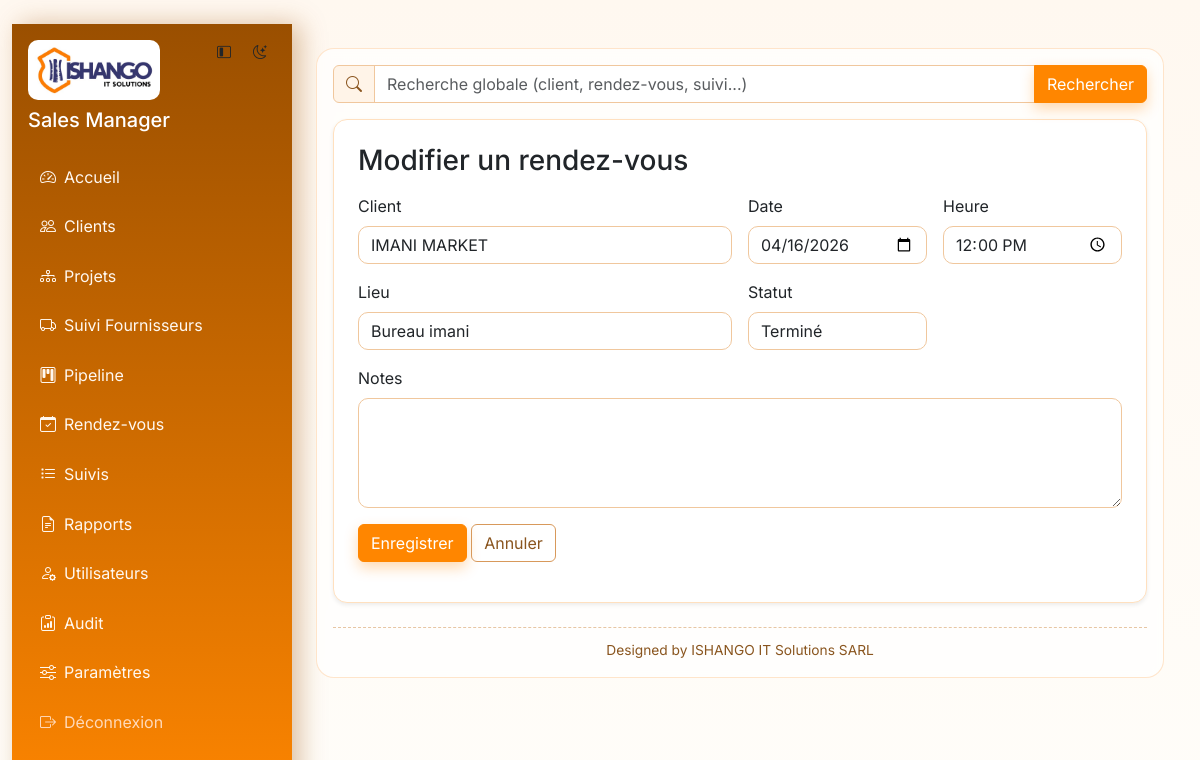
/appointments/9/edit (signed in), run on the app's committed database.
### tables this page shows
CREATE TABLE app_settings (

            key TEXT PRIMARY KEY,

            value TEXT NOT NULL

        );

CREATE TABLE appointments (
            id INTEGER PRIMARY KEY AUTOINCREMENT,
            client_id INTEGER NOT NULL,
            date TEXT NOT NULL,
            time TEXT NOT NULL,
            location TEXT,
            notes TEXT,
            status TEXT NOT NULL DEFAULT 'pending',
            created_at TEXT DEFAULT CURRENT_TIMESTAMP,
            FOREIGN KEY(client_id) REFERENCES clients(id) ON DELETE CASCADE
        );

CREATE TABLE clients (
            id INTEGER PRIMARY KEY AUTOINCREMENT,
            name TEXT NOT NULL,
            company TEXT,
            phone TEXT,
            email TEXT,
            notes TEXT,
            created_at TEXT DEFAULT CURRENT_TIMESTAMP
        , pipeline_stage TEXT NOT NULL DEFAULT 'prospect', location TEXT, address TEXT, activity_domain TEXT);

### routes/appointments.py (the view, shortened to what this page needs)
@appointments_bp.route("/<int:appointment_id>/edit", methods=["GET", "POST"])
@permission_required("appointments.manage")
def edit_appointment(appointment_id):
    appointment = query_one("SELECT * FROM appointments WHERE id = ?", (appointment_id,))
    clients = query_all("SELECT id, name FROM clients ORDER BY name ASC")
    if not appointment:
        flash("Rendez-vous introuvable.", "danger")
        return redirect(url_for("appointments.list_appointments"))
    return render_template("appointment_form.html", appointment=appointment, clients=clients)

### models/db.py (called while the page is built)
def get_db() -> sqlite3.Connection:
    if "db" not in g:
        connection = sqlite3.connect(DB_PATH)
        connection.execute("PRAGMA foreign_keys = ON")
        connection.row_factory = sqlite3.Row
        g.db = connection
    return g.db

### models/repositories.py (called while the page is built)
def query_all(query, params=()):
    return get_db().execute(query, params).fetchall()

def query_one(query, params=()):
    return get_db().execute(query, params).fetchone()

### routes/utils.py (called while the page is built)
def has_permission(permission: str) -> bool:
    role = session.get("role", "sales")
    permissions = ROLE_PERMISSIONS.get(role, set())
    return "*" in permissions or permission in permissions

def permission_required(permission: str):
    def decorator(view_func):
        @wraps(view_func)
        def wrapper(*args, **kwargs):
            if "user_id" not in session:
                return redirect(url_for("auth.login"))
            if not has_permission(permission):
                flash("Action non autorisée pour votre rôle.", "warning")
                return redirect(url_for("dashboard.home"))
            return view_func(*args, **kwargs)
        return wrapper
    return decorator

### templates/appointment_form.html (shortened to what this page needs)
{% extends "base.html" %}
{% block content %}
<div class="card shadow-sm">
  <div class="card-body p-4">
    <h3 class="mb-3">{% if appointment %}Modifier{% else %}Planifier{% endif %} un rendez-vous</h3>
    <form method="post" class="row g-3">
      <div class="col-md-6">
        <label class="form-label">Client</label>
        <select name="client_id" class="form-select" required>
          {% for client in clients %}
            <option value="{{ client.id }}" {% if (appointment and appointment.client_id == client.id) or (not appointment and selected_client_id and selected_client_id == client.id) %}selected{% endif %}>{{ client.company or client.name }}</option>
          {% endfor %}
        </select>
      </div>
      <div class="col-md-3">
        <label class="form-label">Date</label>
        <input type="date" name="date" class="form-control" required value="{{ appointment.date if appointment else '' }}">
      </div>
      <div class="col-md-3">
        <label class="form-label">Heure</label>
        <input type="time" name="time" class="form-control" required value="{{ appointment.time if appointment else '' }}">
      </div>
      <div class="col-md-6">
        <label class="form-label">Lieu</label>
        <input name="location" class="form-control" value="{{ appointment.location if appointment else '' }}">
      </div>
      <div class="col-md-3">
        <label class="form-label">Statut</label>
        <select name="status" class="form-select">
          <option value="done" {% if appointment and appointment.status == "done" %}selected{% endif %}>Terminé</option>
        </select>
      </div>
      <div class="col-12">
        <label class="form-label">Notes</label>
        <textarea name="notes" class="form-control" rows="4">{{ appointment.notes if appointment else '' }}</textarea>
      </div>
      <div class="col-12">
        <button class="btn btn-primary">Enregistrer</button>
        <a class="btn btn-outline-secondary" href="{{ url_for('appointments.list_appointments') }}">Annuler</a>
      </div>
    </form>
  </div>
</div>
{% endblock %}

### templates/base.html (shortened to what this page needs)
﻿<!doctype html>
<html lang="fr" data-theme="{{ default_theme }}">
  <head>
    <link href="https://cdn.jsdelivr.net/npm/bootstrap@5.3.3/dist/css/bootstrap.min.css" rel="stylesheet">
    <link href="https://cdn.jsdelivr.net/npm/bootstrap-icons@1.11.3/font/bootstrap-icons.min.css" rel="stylesheet">
    <link href="{{ url_for('static', filename='css/styles.css') }}" rel="stylesheet">
  </head>
  <body>
    {% if session.get('user_id') %}
      <div class="container-fluid">
        <div class="app-layout min-vh-100">
          <aside id="appSidebar" class="sidebar p-3">
            <div class="d-flex justify-content-between align-items-start mb-4 gap-2">
              <div class="sidebar-brand">
                <img src="{{ url_for('static', filename='img/ishango-logo.png') }}" alt="Ishango" class="brand-logo mb-2">
                <h5 class="text-white mb-0 brand-title">{{ app_name }}</h5>
              </div>
              <div class="d-flex gap-1">
                <button id="sidebarToggle" class="btn btn-sm btn-light-subtle" type="button" title="Menu">
                  <i class="bi bi-layout-sidebar-inset"></i>
                </button>
                <button id="themeToggle" class="btn btn-sm btn-light-subtle" type="button" title="Thème">
                  <i class="bi bi-moon-stars"></i>
                </button>
              </div>
            </div>
            <nav class="nav flex-column gap-2">
              <a class="nav-link" href="{{ url_for('dashboard.home') }}"><i class="bi bi-speedometer2 me-2"></i><span class="link-text">Accueil</span></a>
              <a class="nav-link" href="{{ url_for('clients.list_clients') }}"><i class="bi bi-people me-2"></i><span class="link-text">Clients</span></a>
              <a class="nav-link" href="{{ url_for('projects.list_projects') }}"><i class="bi bi-diagram-3 me-2"></i><span class="link-text">Projets</span></a>
              <a class="nav-link" href="{{ url_for('suppliers.list_suppliers') }}"><i class="bi bi-truck me-2"></i><span class="link-text">Suivi Fournisseurs</span></a>
              <a class="nav-link" href="{{ url_for('pipeline.board') }}"><i class="bi bi-kanban me-2"></i><span class="link-text">Pipeline</span></a>
              <a class="nav-link" href="{{ url_for('appointments.list_appointments') }}"><i class="bi bi-calendar-check me-2"></i><span class="link-text">Rendez-vous</span></a>
              <a class="nav-link" href="{{ url_for('followups.list_followups') }}"><i class="bi bi-list-task me-2"></i><span class="link-text">Suivis</span></a>
              <a class="nav-link" href="{{ url_for('exports.reports_home') }}"><i class="bi bi-file-earmark-text me-2"></i><span class="link-text">Rapports</span></a>
              {% if session.get('role') == 'admin' %}
              <a class="nav-link" href="{{ url_for('admin.users') }}"><i class="bi bi-person-gear me-2"></i><span class="link-text">Utilisateurs</span></a>
              <a class="nav-link" href="{{ url_for('admin.audit') }}"><i class="bi bi-clipboard-data me-2"></i><span class="link-text">Audit</span></a>
              <a class="nav-link" href="{{ url_for('settings.index') }}"><i class="bi bi-sliders me-2"></i><span class="link-text">Paramètres</span></a>
              {% endif %}
              <a class="nav-link nav-logout" href="{{ url_for('auth.logout') }}"><i class="bi bi-box-arrow-right me-2"></i><span class="link-text">Déconnexion</span></a>
            </nav>
          </aside>
          <main class="app-main p-4">
            <div class="app-main-shell">
              {% if request.endpoint != "clients.list_clients" %}
              <form method="get" action="{{ url_for('search.global_search') }}" class="global-search mb-3">
                <div class="input-group">
                  <span class="input-group-text"><i class="bi bi-search"></i></span>
                  <input
                    type="text"
                    name="q"
                    class="form-control"
                    placeholder="Recherche globale (client, rendez-vous, suivi...)"
                    value="{{ request.args.get('q', '') if request.endpoint == 'search.global_search' else '' }}"
                  >
                  <button class="btn btn-primary" type="submit">Rechercher</button>
                </div>
              </form>
              {% endif %}
              {% block content %}{% endblock %}
              <footer class="app-signature mt-4">
                Designed by ISHANGO IT Solutions SARL
              </footer>
            </div>
          </main>
        </div>
      </div>
    {% endif %}
  </body>
</html>

### static/css/styles.css (style rules this page uses)
:root { --brand-900: #9a4f00; --brand-700: #ff8600; --brand-500: #ff980f; --accent-500: #2d2f80; --accent-300: #4348aa; --brand-100: #fff3e6; --surface: #ffffff; --surface-soft: #f5f6ff; --border: #ffe0bf; --text-main: #2f2417; --text-soft: #886f56; --shadow: 0 12px 28px rgba(154, 79, 0, 0.12); }
body { font-family: "Inter", system-ui, -apple-system, Segoe UI, Roboto, Arial, sans-serif; background: linear-gradient(180deg, #fff8f0, #fffdf9); color: var(--text-main); transition: background 0.25s ease, color 0.25s ease; }
.app-layout { display: flex; width: 100%; }
.sidebar { width: 280px; flex: 0 0 280px; transition: width 0.28s ease, flex-basis 0.28s ease, transform 0.28s ease; overflow-x: hidden; }
.app-main { flex: 1 1 auto; min-width: 0; transition: all 0.28s ease; }
.app-main-shell { background: rgba(255, 255, 255, 0.72); border: 1px solid rgba(255, 181, 110, 0.35); border-radius: 18px; padding: 1rem; backdrop-filter: blur(6px); }
.global-search .input-group-text { background: #fff4e8; border-color: #f0c79d; color: #8a551f; }
.app-signature { border-top: 1px dashed rgba(201, 129, 57, 0.45); padding-top: 0.8rem; font-size: 0.86rem; color: #8a551f; text-align: center; }
.sidebar { background: linear-gradient(180deg, var(--brand-900), var(--brand-700)); box-shadow: 8px 0 24px rgba(154, 79, 0, 0.35); }
.sidebar .nav-link { color: #fff8f0; border-radius: 10px; padding: 0.55rem 0.75rem; transition: all 0.2s ease; }
.sidebar .nav-logout { color: #ffd9b8; }
.brand-logo { max-width: 132px; width: 100%; height: auto; object-fit: contain; border-radius: 10px; background: #fff; padding: 4px; }
.card, .table-responsive.card { border: 1px solid var(--border); border-radius: 14px; background: var(--surface); box-shadow: var(--shadow); transition: transform 0.2s ease, box-shadow 0.2s ease; animation: fade-up 0.35s ease both; }
.btn-primary { background-color: var(--brand-700); border-color: var(--brand-700); box-shadow: 0 6px 14px rgba(255, 134, 0, 0.3); }
.btn-outline-secondary { border-color: #d8995b; color: #8a551f; }
.form-control, .form-select { border: 1px solid #f0c79d; border-radius: 10px; background: #fff; }
a, button, .btn, .form-control, .form-select, .badge, .list-group-item, .table tbody tr, .kanban-column, .kanban-card, .pagination .page-link, .progress, .progress-bar { transition: transform 0.18s ease, box-shadow 0.22s ease, background-color 0.2s ease, color 0.2s ease, border-color 0.2s ease, opacity 0.2s ease; }

### data on the page
app_settings: value "Sales Manager"
appointments: client_id "IMANI MARKET", date "04/16/2026", time "12:00", location "Bureau imani", status "Terminé"
